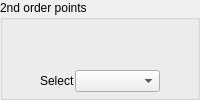
                   <widget class="QGroupBox" name="groupBox_5">
                    <property name="sizePolicy">
                     <sizepolicy hsizetype="Fixed" vsizetype="Fixed">
                      <horstretch>0</horstretch>
                      <verstretch>0</verstretch>
                     </sizepolicy>
                    </property>
                    <property name="title">
                     <string>2nd order points</string>
                    </property>
                    <layout class="QGridLayout" name="gridLayout_20">
                     <property name="leftMargin">
                      <number>0</number>
                     </property>
                     <property name="topMargin">
                      <number>0</number>
                     </property>
                     <property name="rightMargin">
                      <number>0</number>
                     </property>
                     <property name="bottomMargin">
                      <number>0</number>
                     </property>
                     <property name="spacing">
                      <number>0</number>
                     </property>
                     <item row="1" column="0">
                      <layout class="QHBoxLayout" name="horizontalLayout_18">
                       <property name="spacing">
                        <number>0</number>
                       </property>
                       <item>
                        <widget class="QPushButton" name="tab_map_push_button_points_2nd_order">
                         <property name="sizePolicy">
                          <sizepolicy hsizetype="Fixed" vsizetype="Fixed">
                           <horstretch>0</horstretch>
                           <verstretch>0</verstretch>
                          </sizepolicy>
                         </property>
                         <property name="maximumSize">
                          <size>
                           <width>40</width>
                           <height>40</height>
                          </size>
                         </property>
                         <property name="toolTip">
                          <string>2nd order points</string>
                         </property>
                         <property name="toolTipDuration">
                          <number>3000</number>
                         </property>
                         <property name="text">
                          <string/>
                         </property>
                         <property name="icon">
                          <iconset resource="../../../resources/qrc/icons_128.qrc">
                           <normaloff>:/icons/128/marker_2nd_order_gray.png</normaloff>
                           <activeon>:/icons/128/marker_2nd_order_amber.png</activeon>:/icons/128/marker_2nd_order_gray.png</iconset>
                         </property>
                         <property name="iconSize">
                          <size>
                           <width>28</width>
                           <height>28</height>
                          </size>
                         </property>
                         <property name="checkable">
                          <bool>true</bool>
                         </property>
                         <property name="flat">
                          <bool>true</bool>
                         </property>
                        </widget>
                       </item>
                       <item>
                        <widget class="QPushButton" name="tab_map_push_botton_points_2nd_order_decrease">
                         <property name="enabled">
                          <bool>false</bool>
                         </property>
                         <property name="sizePolicy">
                          <sizepolicy hsizetype="Fixed" vsizetype="Fixed">
                           <horstretch>0</horstretch>
                           <verstretch>0</verstretch>
                          </sizepolicy>
                         </property>
                         <property name="minimumSize">
                          <size>
                           <width>0</width>
                           <height>0</height>
                          </size>
                         </property>
                         <property name="maximumSize">
                          <size>
                           <width>40</width>
                           <height>40</height>
                          </size>
                         </property>
                         <property name="font">
                          <font>
                           <pointsize>10</pointsize>
                           <underline>false</underline>
                           <strikeout>false</strikeout>
                           <kerning>true</kerning>
                          </font>
                         </property>
                         <property name="toolTip">
                          <string>Decrease size</string>
                         </property>
                         <property name="toolTipDuration">
                          <number>3000</number>
                         </property>
                         <property name="autoFillBackground">
                          <bool>false</bool>
                         </property>
                         <property name="text">
                          <string/>
                         </property>
                         <property name="icon">
                          <iconset resource="../../../resources/qrc/icons_128.qrc">
                           <normaloff>:/icons/128/marker_size_decrease.png</normaloff>:/icons/128/marker_size_decrease.png</iconset>
                         </property>
                         <property name="iconSize">
                          <size>
                           <width>28</width>
                           <height>28</height>
                          </size>
                         </property>
                         <property name="flat">
                          <bool>true</bool>
                         </property>
                        </widget>
                       </item>
                       <item>
                        <widget class="QPushButton" name="tab_map_push_botton_points_2nd_order_increase">
                         <property name="enabled">
                          <bool>false</bool>
                         </property>
                         <property name="sizePolicy">
                          <sizepolicy hsizetype="Fixed" vsizetype="Fixed">
                           <horstretch>0</horstretch>
                           <verstretch>0</verstretch>
                          </sizepolicy>
                         </property>
                         <property name="maximumSize">
                          <size>
                           <width>40</width>
                           <height>40</height>
                          </size>
                         </property>
                         <property name="font">
                          <font>
                           <pointsize>12</pointsize>
                           <underline>false</underline>
                           <strikeout>false</strikeout>
                           <kerning>true</kerning>
                          </font>
                         </property>
                         <property name="toolTip">
                          <string>Increase size</string>
                         </property>
                         <property name="toolTipDuration">
                          <number>3000</number>
                         </property>
                         <property name="autoFillBackground">
                          <bool>false</bool>
                         </property>
                         <property name="text">
                          <string/>
                         </property>
                         <property name="icon">
                          <iconset resource="../../../resources/qrc/icons_128.qrc">
                           <normaloff>:/icons/128/marker_size_increase.png</normaloff>:/icons/128/marker_size_increase.png</iconset>
                         </property>
                         <property name="iconSize">
                          <size>
                           <width>28</width>
                           <height>28</height>
                          </size>
                         </property>
                         <property name="flat">
                          <bool>true</bool>
                         </property>
                        </widget>
                       </item>
                      </layout>
                     </item>
                     <item row="2" column="0">
                      <layout class="QHBoxLayout" name="horizontalLayout_14">
                       <property name="spacing">
                        <number>0</number>
                       </property>
                       <item>
                        <widget class="QLabel" name="label_5">
                         <property name="sizePolicy">
                          <sizepolicy hsizetype="Fixed" vsizetype="Preferred">
                           <horstretch>0</horstretch>
                           <verstretch>0</verstretch>
                          </sizepolicy>
                         </property>
                         <property name="text">
                          <string>Select</string>
                         </property>
                        </widget>
                       </item>
                       <item>
                        <widget class="QComboBox" name="tab_map_combo_box_points_2nd_order">
                         <property name="sizePolicy">
                          <sizepolicy hsizetype="Fixed" vsizetype="Fixed">
                           <horstretch>0</horstretch>
                           <verstretch>0</verstretch>
                          </sizepolicy>
                         </property>
                         <property name="maximumSize">
                          <size>
                           <width>100</width>
                           <height>16777215</height>
                          </size>
                         </property>
                         <property name="toolTip">
                          <string>2nd order dataset</string>
                         </property>
                         <property name="toolTipDuration">
                          <number>3000</number>
                         </property>
                        </widget>
                       </item>
                      </layout>
                     </item>
                    </layout>
                   </widget>
